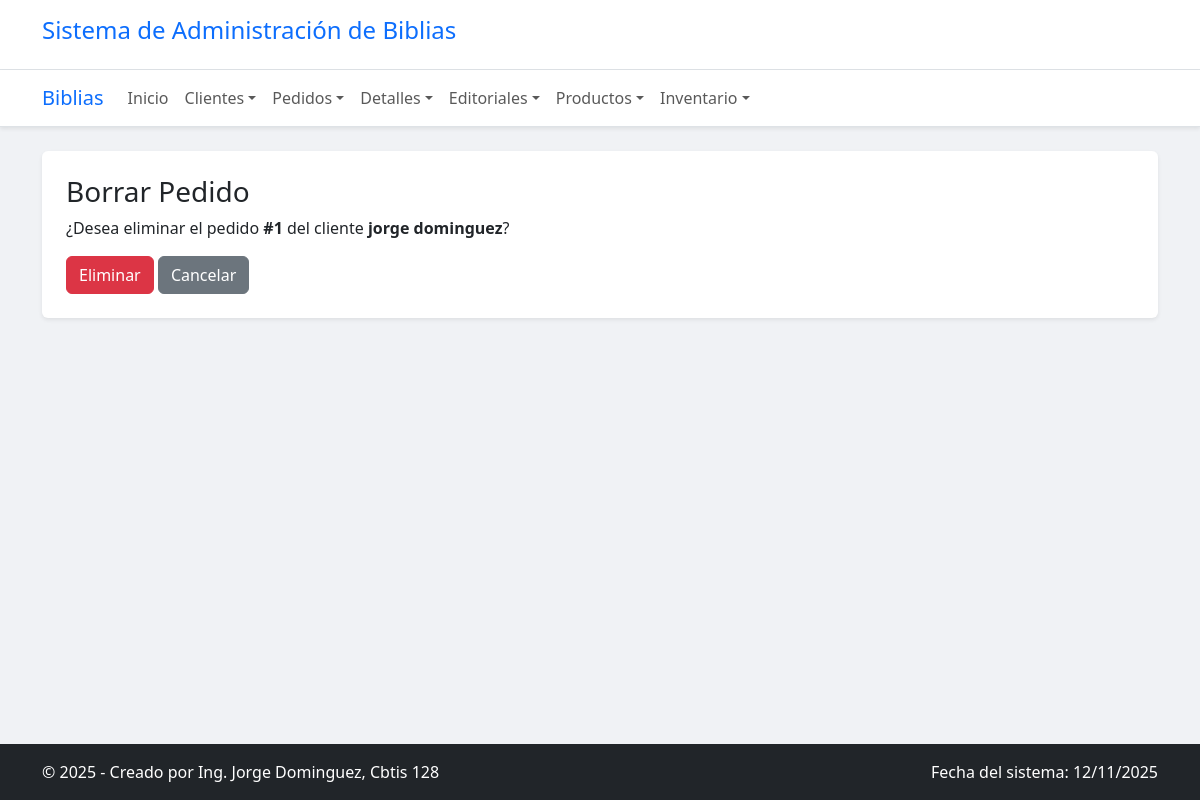
Page /pedidos/borrar/1/ on the committed database.
### app_Biblia/models.py (models this page shows, shortened)
class Pedido(models.Model):
    fecha_hora = models.DateTimeField(auto_now_add=True)
    total_neto = models.DecimalField(max_digits=10, decimal_places=2, default=0)
    metodo_pago = models.CharField(max_length=50)
    estado_pedido = models.CharField(max_length=50, default='Pendiente')
    impuesto_total = models.DecimalField(max_digits=10, decimal_places=2, default=0)
    costo_envio = models.DecimalField(max_digits=10, decimal_places=2, default=0)
    direccion_envio = models.CharField(max_length=255)
    cliente = models.ForeignKey(
        ClienteGlobal,
        on_delete=models.CASCADE,
        related_name="pedidos"
    )

class ClienteGlobal(models.Model):
    nombre = models.CharField(max_length=100)
    apellido = models.CharField(max_length=100)
    email = models.CharField(max_length=255, unique=True)
    fecha_nacimiento = models.DateField(null=True, blank=True)
    pais_residencia = models.CharField(max_length=100)
    codigo_postal = models.CharField(max_length=15, null=True, blank=True)
    telefono = models.CharField(max_length=20, null=True, blank=True)

### app_Biblia/views.py (the view)
# urls.py: path('pedidos/borrar/<int:id>/', views.borrar_pedido, name='borrar_pedido'),
def borrar_pedido(request, id):
    pedido = get_object_or_404(Pedido, id=id)
    if request.method == 'POST':
        pedido.delete()
        return redirect('ver_pedidos')
    return render(request, 'pedido/borrar_pedido.html', {'pedido': pedido})

### app_Biblia/templates/pedido/borrar_pedido.html (shortened to what this page needs)
{% extends 'base.html' %}
{% block content %}
<h3>Borrar Pedido</h3>
<p>¿Desea eliminar el pedido <strong>#{{ pedido.id }}</strong> del cliente <strong>{{ pedido.cliente.nombre }} {{ pedido.cliente.apellido }}</strong>?</p>
<form method="post">
  <button class="btn btn-danger" type="submit">Eliminar</button>
  <a class="btn btn-secondary" href="{% url 'ver_pedidos' %}">Cancelar</a>
</form>
{% endblock %}

### app_Biblia/templates/base.html (style rules this page uses)
body { background-color: #f0f2f5; }
.btn-danger { background-color: #dc3545; border-color: #dc3545; }

### rows in the picture
Pedido: id "1", cliente.nombre "jorge", cliente.apellido "dominguez"
